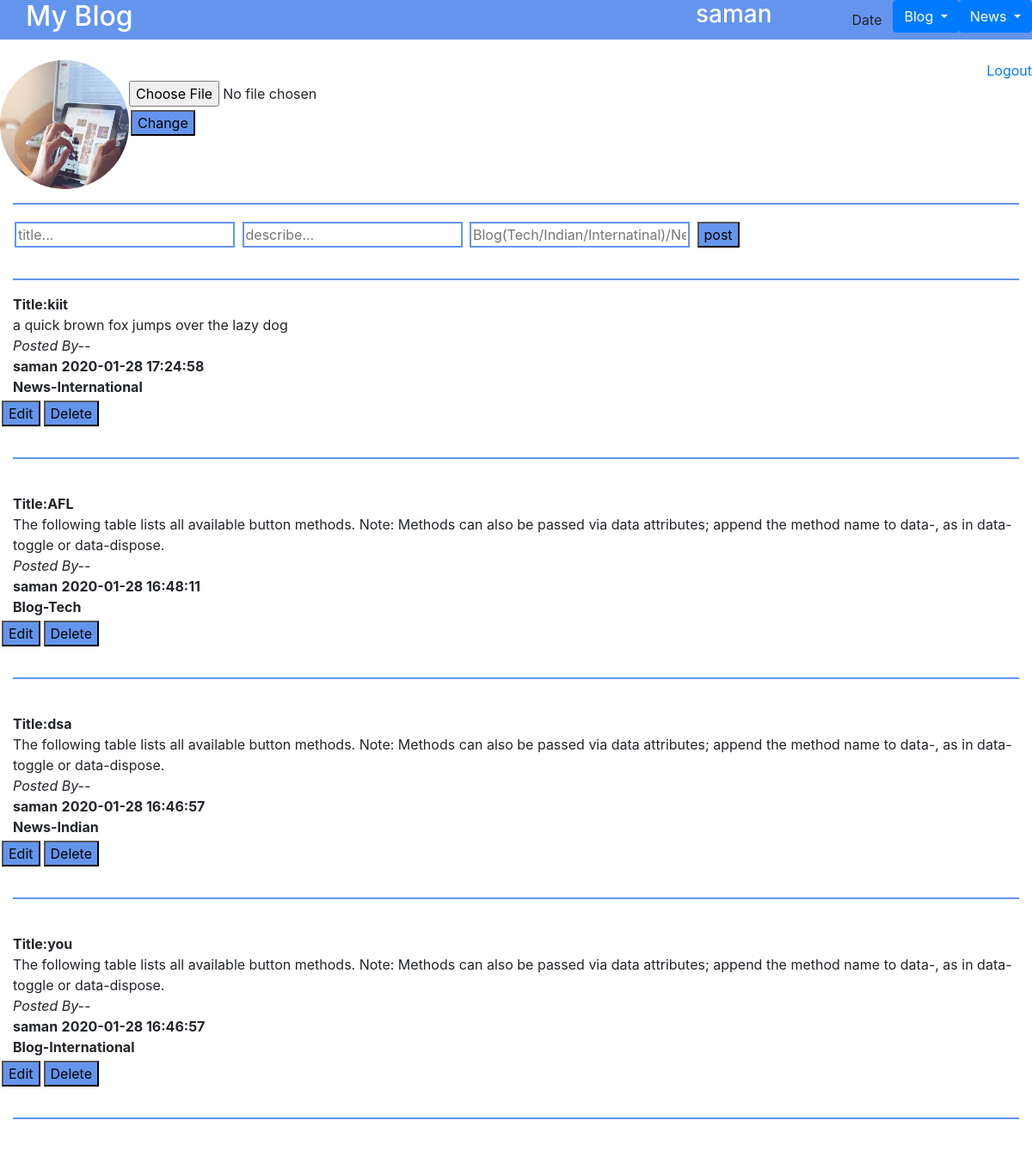
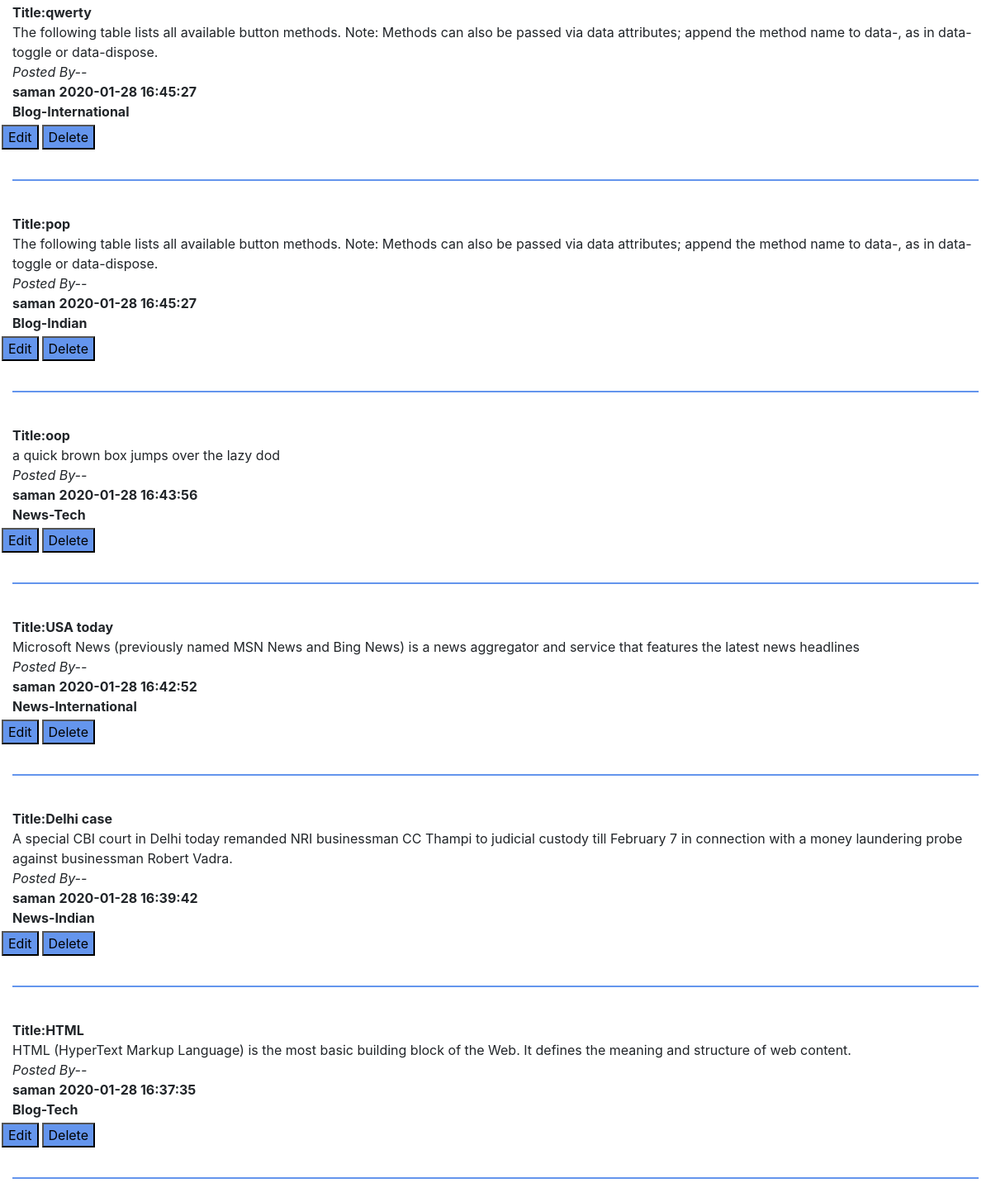
Screenshot of /home.php (signed in) with the database file from the repository (2 pictures, top to bottom).
### tables this page shows
CREATE TABLE `signup` (
  `id` int(11) NOT NULL,
  `name` varchar(200) NOT NULL,
  `passs` varchar(200) NOT NULL,
  `image` varchar(200) NOT NULL
);

CREATE TABLE `posts` (
  `id` int(20) NOT NULL,
  `name` varchar(200) NOT NULL,
  `title` varchar(200) NOT NULL,
  `post` varchar(200) NOT NULL,
  `time` timestamp NOT NULL DEFAULT current_timestamp() ON UPDATE current_timestamp(),
  `Category` varchar(20) NOT NULL
);

### home.php (the view, shortened to what this page needs)
<?php
$conn = mysqli_connect("localhost","root","","blogapp");
$username=$_SESSION['uname'];
?>
<html>
<head>
<link type="text/css" rel="stylesheet" href="css/bootstrap.css"/>
</head>
<body>
    <div class="container-fluid">
        <div id="head" class="row">
            <div class="col-xs-6 mr-auto" style="margin-left:30px;"><h2>My Blog</h2></div>
            <div class="col-xs-6" style="margin-right:80px;"><h3><?php    echo "$username"   ?></h3></div>
            <button type="button" class="btn">Date</button>
        <div class="dropdown">
  <button type="button" class="btn btn-primary dropdown-toggle" data-toggle="dropdown">
    Blog
  </button>
</div>
<div class="dropdown">
  <button type="button" class="btn btn-primary dropdown-toggle" data-toggle="dropdown">
    News
  </button>
</div>
</div>
<br>
<div id="profile" class="row">
    <div class="col-xs-2"> <?php
$username=$_SESSION['uname'];
$sql="SELECT * from signup WHERE name='$username'";
$result=$conn->query($sql);
if($result->num_rows > 0 )
{
    while($row = $result->fetch_assoc()){
        $location = $row["image"];
        echo "<img id='img' src='$location'>";
    }
}
else{
    echo "0 results";
}
?>
</div>
<div id="pro2" class="col-xs-2">
    <?php
$conn = mysqli_connect("localhost","root","","blogapp");
echo "<br>";
echo "
<form action='home.php' method='post' enctype='multipart/form-data'>
<input type ='file' name='myfile'><br>
<input type='submit' name='submit' value='Change'>
</form>
";
?>
</div>
<div id="pro3" class="col-xs-8 ml-auto">
    <a href="logout.php">Logout</a></div>
</div>
<hr>
<div id="post" class="row ml-auto">
<div class="col-xs-12"><form method="post" action="post.php">
<input type="text" name="title" placeholder="title...">
<input type="text" name="desc" placeholder="describe...">
<input type="text" name="category" placeholder="Blog(Tech/Indian/Internatinal)/News(Tech/Indian/Internatinal)">
<input type="submit" value="post">
</form>
</div>
</div>
<hr>
<div id="body" class="row">
<div class="col-md-12">
<?php $sql="SELECT * FROM posts ORDER BY id desc";
$result = $conn->query($sql);
if($result->num_rows > 0){
    while($row = $result->fetch_assoc()){
        echo "<b>"."Title:" .$row["title"]."</b>"."<br>".$row["post"]."<br>"."<i>Posted By--</i><br>"."<b>".$row["name"]."</b>"." "."<b>".$row["time"]."</b>"." "."<b>"."<br>".$row["Category"]."</b>";
?>
<div class="row">
    <div class="col-xs-6">
    <form action ="edit.php" method="post">
    <input type="submit" value="Edit" name="Edit">
    </form>
    </div>
    <div class="col-xs-6">
    <form action ="delete1.php" method="post">
    <input type="submit" value="Delete" name="Delete1">
    </form>
    </div>
    </div>
 <?php
echo "<hr>";
echo "<br>";
}
} else{
    echo "0 results";
}
?>
</div>
</div>
</div>
</body>
</html>

### home.php (style rules this page uses)
#head { background-color:cornflowerblue; color:white; }
hr { border: 1px solid cornflowerblue; }
#img { height:150px; width:150px; border-radius:100px; }
#pro3 { text-align:right; }
input[type=submit] { background-color:cornflowerblue; height:30px; text-decoration:none; margin:4px 2px; }
input[type=text] { border: 2px solid cornflowerblue; text-decoration:none; margin:4px 2px; }

### rows the page displays
signup: image (picture)
posts: title "kiit", post "a quick brown fox jumps over the lazy dog", name "saman", time "2020-01-28 17:24:58", Category "News-International"
posts: title "AFL", post "The following table lists all available button methods. Note: Methods can also be passed via data attributes; append the method name to data-, as in data-toggle or data-dispose.", name "saman", time "2020-01-28 16:48:11", Category "Blog-Tech"
posts: title "dsa", post "The following table lists all available button methods. Note: Methods can also be passed via data attributes; append the method name to data-, as in data-toggle or data-dispose.", name "saman", time "2020-01-28 16:46:57", Category "News-Indian"
posts: title "you", post "The following table lists all available button methods. Note: Methods can also be passed via data attributes; append the method name to data-, as in data-toggle or data-dispose.", name "saman", time "2020-01-28 16:46:57", Category "Blog-International"
posts: title "qwerty", post "The following table lists all available button methods. Note: Methods can also be passed via data attributes; append the method name to data-, as in data-toggle or data-dispose.", name "saman", time "2020-01-28 16:45:27", Category "Blog-International"
posts: title "pop", post "The following table lists all available button methods. Note: Methods can also be passed via data attributes; append the method name to data-, as in data-toggle or data-dispose.", name "saman", time "2020-01-28 16:45:27", Category "Blog-Indian"
posts: title "oop", post "a quick brown box jumps over the lazy dod", name "saman", time "2020-01-28 16:43:56", Category "News-Tech"
posts: title "USA today", post "Microsoft News (previously named MSN News and Bing News) is a news aggregator and service that features the latest news headlines", name "saman", time "2020-01-28 16:42:52", Category "News-International"
posts: title "Delhi case", post "A special CBI court in Delhi today remanded NRI businessman CC Thampi to judicial custody till February 7 in connection with a money laundering probe against businessman Robert Vadra.", name "saman", time "2020-01-28 16:39:42", Category "News-Indian"
posts: title "HTML", post "HTML (HyperText Markup Language) is the most basic building block of the Web. It defines the meaning and structure of web content.", name "saman", time "2020-01-28 16:37:35", Category "Blog-Tech"

### other values shown
$username "saman"
